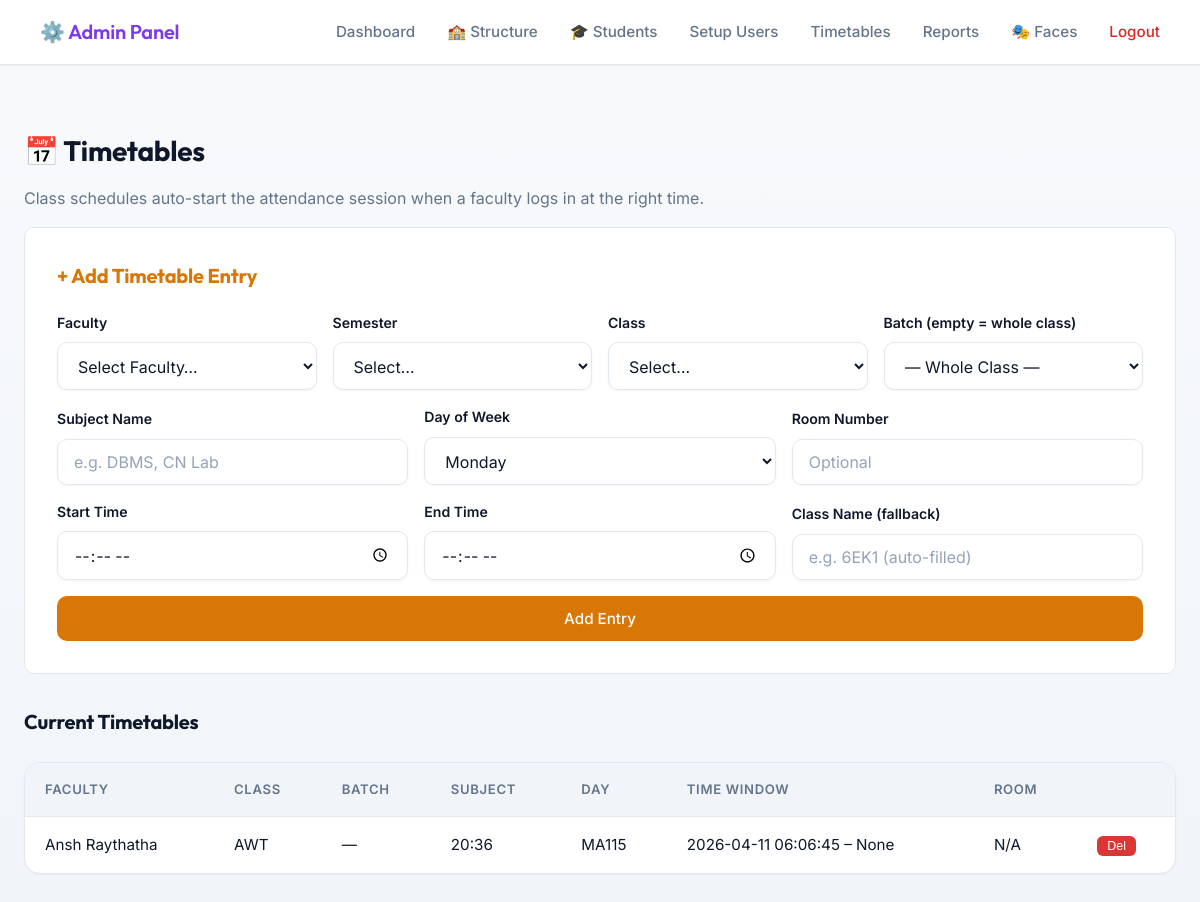
/admin/timetables (signed in), run on the app's committed database.
### tables this page shows
CREATE TABLE timetables (
                id INTEGER PRIMARY KEY AUTOINCREMENT,
                faculty_id INTEGER NOT NULL,
                class_name TEXT NOT NULL,
                day_of_week TEXT NOT NULL,
                start_time TEXT NOT NULL,
                end_time TEXT NOT NULL,
                room_number TEXT,
                created_at TIMESTAMP DEFAULT CURRENT_TIMESTAMP, class_id INTEGER, batch_id INTEGER, subject_name TEXT,
                FOREIGN KEY (faculty_id) REFERENCES faculties(id)
            );

CREATE TABLE faculties (
                id INTEGER PRIMARY KEY AUTOINCREMENT,
                name TEXT NOT NULL,
                email TEXT UNIQUE NOT NULL,
                department TEXT NOT NULL,
                passcode_hash TEXT NOT NULL,
                created_at TIMESTAMP DEFAULT CURRENT_TIMESTAMP,
                is_active BOOLEAN DEFAULT 1
            );

### app.py (the view)
    def wrap(*args, **kwargs):
        if not session.get("admin_logged_in"):
            return redirect(url_for("admin_login"))
        return f(*args, **kwargs)

### app.py (called while the page is built)
def get_db():
    return Database()

def admin_required(f):
    def wrap(*args, **kwargs):
        if not session.get("admin_logged_in"):
            return redirect(url_for("admin_login"))
        return f(*args, **kwargs)
    wrap.__name__ = f.__name__
    return wrap

### database.py (called while the page is built)
    def connect(self):
        self.conn   = sqlite3.connect(DB_PATH)
        self.cursor = self.conn.cursor()

    def disconnect(self):
        if self.conn:
            self.conn.close()
            self.conn   = None
            self.cursor = None

    def _add_column_if_missing(self, table, column, col_type):
        try:
            self.cursor.execute(f"ALTER TABLE {table} ADD COLUMN {column} {col_type}")
        except sqlite3.OperationalError:
            pass  # Column already exists

    def get_all_faculties(self):
        self.connect()
        self.cursor.execute('SELECT * FROM faculties WHERE is_active = 1')
        r = self.cursor.fetchall(); self.disconnect(); return r

    def get_all_semesters(self):
        self.connect()
        self.cursor.execute('SELECT * FROM semesters ORDER BY number')
        r = self.cursor.fetchall(); self.disconnect(); return r

    def get_all_batches(self):
        self.connect()
        self.cursor.execute('''
            SELECT b.id, b.class_id, b.name, c.name as class_name, s.number as semester
            FROM batches b
            JOIN classes c ON b.class_id = c.id
            JOIN semesters s ON c.semester_id = s.id
            ORDER BY s.number, c.name, b.name
        ''')
        r = self.cursor.fetchall(); self.disconnect(); return r

    def get_all_timetables(self):
        self.connect()
        self.cursor.execute('''
            SELECT t.*, f.name as faculty_name
            FROM timetables t
            JOIN faculties f ON t.faculty_id = f.id
            ORDER BY t.day_of_week, t.start_time
        ''')
        r = self.cursor.fetchall(); self.disconnect(); return r

### templates/admin_timetables.html (shortened to what this page needs)
{% extends "admin_base.html" %}
{% block content %}
<div style="margin-top:1.5rem;">
    <h2>📅 Timetables</h2>
    <p style="color:var(--text-muted);">Class schedules auto-start the attendance session when a faculty logs in at the right time.</p>
</div>
<div style="background:var(--bg-card); padding:2rem; border-radius:var(--radius-md); border:1px solid var(--border-color); margin-bottom:2rem;">
    <h3 style="color:var(--accent-gold); margin-bottom:1.2rem;">+ Add Timetable Entry</h3>
    <form id="ttForm">
        <div style="display:grid; grid-template-columns:1fr 1fr 1fr 1fr; gap:1rem; margin-bottom:1rem; align-items:end;">
            <div class="form-group" style="margin:0;">
                <label>Faculty</label>
                <select id="t_faculty" required>
                    <option value="" disabled selected>Select Faculty…</option>
                </select>
            </div>
            <div class="form-group" style="margin:0;">
                <label>Semester</label>
                <select id="t_sem" onchange="loadTTClasses(this.value)">
                    <option value="">Select…</option>
                </select>
            </div>
            <div class="form-group" style="margin:0;">
                <label>Class</label>
                <select id="t_class_id" onchange="loadTTBatches(this.value)">
                    <option value="">Select…</option>
                </select>
            </div>
            <div class="form-group" style="margin:0;">
                <label>Batch (empty = whole class)</label>
                <select id="t_batch_id">
                    <option value="">— Whole Class —</option>
                </select>
            </div>
        </div>
        <div class="tt-grid" style="margin-bottom:1rem;">
            <div class="form-group" style="margin:0;">
                <label>Subject Name</label>
                <input type="text" id="t_subject" placeholder="e.g. DBMS, CN Lab">
            </div>
            <div class="form-group" style="margin:0;">
                <label>Day of Week</label>
                <select id="t_day" required>
                    {% for d in ["Monday","Tuesday","Wednesday","Thursday","Friday","Saturday","Sunday"] %}
                    <option value="{{ d }}">{{ d }}</option>
                    {% endfor %}
                </select>
            </div>
            <div class="form-group" style="margin:0;">
                <label>Room Number</label>
                <input type="text" id="t_room" placeholder="Optional">
            </div>
            <div class="form-group" style="margin:0;">
                <label>Start Time</label>
                <input type="time" id="t_start" required>
            </div>
            <div class="form-group" style="margin:0;">
                <label>End Time</label>
                <input type="time" id="t_end" required>
            </div>
            <div class="form-group" style="margin:0;">
                <label>Class Name (fallback)</label>
                <input type="text" id="t_class_name" placeholder="e.g. 6EK1 (auto-filled)">
            </div>
        </div>
        <button type="submit" class="btn btn-primary" style="background:var(--accent-gold);">Add Entry</button>
    </form>
</div>
<h3>Current Timetables</h3>
<div class="table-container">
<table>
    <thead>
        <tr>
            <th>Faculty</th><th>Class</th><th>Batch</th><th>Subject</th>
            <th>Day</th><th>Time Window</th><th>Room</th><th></th>
        </tr>
    </thead>
    <tbody>
        {% for t in timetables %}
        <tr id="ttrow-{{ t.id }}">
            <td>{{ t.faculty_name }}</td>
            <td>{{ t.class_name }}</td>
            <td>{{ t.batch or '—' }}</td>
            <td>{{ t.subject or '—' }}</td>
            <td>{{ t.day }}</td>
            <td>{{ t.start }} – {{ t.end }}</td>
            <td>{{ t.room or 'N/A' }}</td>
            <td>
                <button style="background:#da3633;color:#fff;border:none;border-radius:6px;padding:3px 10px;font-size:0.78rem;cursor:pointer;"
                    onclick="deleteTT({{ t.id }})">Del</button>
            </td>
        </tr>
        {% else %}
        <tr><td colspan="8" style="text-align:center;color:var(--text-muted);">No timetables yet.</td></tr>
        {% endfor %}
    </tbody>
</table>
</div>
{% endblock %}

### static/css/styles.css (style rules this page uses)
:root { --bg-primary: #f8fafc; --bg-color-gradient: linear-gradient(180deg, #f8fafc 0%, #f1f5f9 100%); --bg-card: #ffffff; --bg-hover: #f1f5f9; --border-color: #e2e8f0; --border-light: #cbd5e1; --text-primary: #0f172a; --text-muted: #64748b; --text-inverse: #ffffff; --accent-blue: #4f46e5; --accent-blue-hover: #4338ca; --accent-green: #059669; --accent-green-hover: #047857; --accent-red: #dc2626; --accent-red-hover: #b91c1c; --accent-purple: #7c3aed; --accent-gold: #d97706; --shadow-sm: 0 1px 2px 0 rgba(0, 0, 0, 0.05); --shadow-md: 0 4px 6px -1px rgba(0, 0, 0, 0.05), 0 2px 4px -1px rgba(0, 0, 0, 0.03); --shadow-lg: 0 10px 15px -3px rgba(0, 0, 0, 0.08), 0 4px 6px -2px rgba(0, 0, 0, 0.04); --radius-md: 10px; --radius-lg: 16px; --radius-full: 9999px; --transition-fast: 0.15s ease-in-out; --transition-smooth: 0.3s cubic-bezier(0.4, 0, 0.2, 1); }
* { box-sizing: border-box; margin: 0; padding: 0; }
body { font-family: 'Inter', system-ui, -apple-system, sans-serif; background-color: var(--bg-primary); background-image: var(--bg-color-gradient); background-attachment: fixed; color: var(--text-primary); line-height: 1.6; min-height: 100vh; display: flex; flex-direction: column; -webkit-font-smoothing: antialiased; -moz-osx-font-smoothing: grayscale; }
h1, h2, h3, h4, .nav-brand { font-family: 'Outfit', 'Inter', sans-serif; font-weight: 700; letter-spacing: -0.01em; color: var(--text-primary); margin-bottom: 0.75rem; }
h2 { font-size: 1.75rem; }
h3 { font-size: 1.25rem; }
p { margin-bottom: 1rem; color: var(--text-muted); }
.form-group { margin-bottom: 1.5rem; }
label { display: block; margin-bottom: 0.5rem; font-weight: 600; font-size: 0.88rem; color: var(--text-primary); }
input, select { width: 100%; padding: 0.75rem 1rem; background: #ffffff; border: 1px solid var(--border-color); border-radius: var(--radius-md); color: var(--text-primary); font-family: inherit; font-size: 1rem; box-shadow: var(--shadow-sm); transition: all var(--transition-fast); }
input::placeholder, select::placeholder { color: #94a3b8; }
.btn { display: inline-block; padding: 0.75rem 1.5rem; border: 1px solid transparent; border-radius: var(--radius-md); font-family: inherit; font-weight: 500; font-size: 0.95rem; cursor: pointer; text-align: center; transition: all var(--transition-fast); color: var(--text-inverse); text-decoration: none; width: 100%; box-shadow: var(--shadow-sm); display: flex; align-items: center; justify-content: center; gap: 0.5rem; }
.btn-primary { background: var(--accent-blue); }
.table-container { background: var(--bg-card); border-radius: var(--radius-lg); border: 1px solid var(--border-color); overflow-x: auto; margin-top: 1.5rem; box-shadow: var(--shadow-sm); -webkit-overflow-scrolling: touch; }
table { width: 100%; border-collapse: collapse; min-width: 600px; }
th, td { padding: 1rem 1.25rem; text-align: left; border-bottom: 1px solid var(--border-color); font-size: 0.95rem; color: var(--text-primary); }
th { background: var(--bg-hover); color: var(--text-muted); font-weight: 600; font-size: 0.82rem; text-transform: uppercase; letter-spacing: 0.05em; white-space: nowrap; }
tr { transition: background var(--transition-fast); }
tr:last-child td { border-bottom: none; }

### templates/admin_timetables.html (style rules this page uses)
.tt-grid { display:grid; grid-template-columns:repeat(3,1fr); gap:1rem; align-items:end; }

### data on the page
timetables: faculty_name "Ansh Raythatha", class_name "AWT", batch "—", end_time "20:36", day "MA115", start "2026-04-11 06:06:45", end "None", room "N/A"

### other printed values
form field value "Monday"
